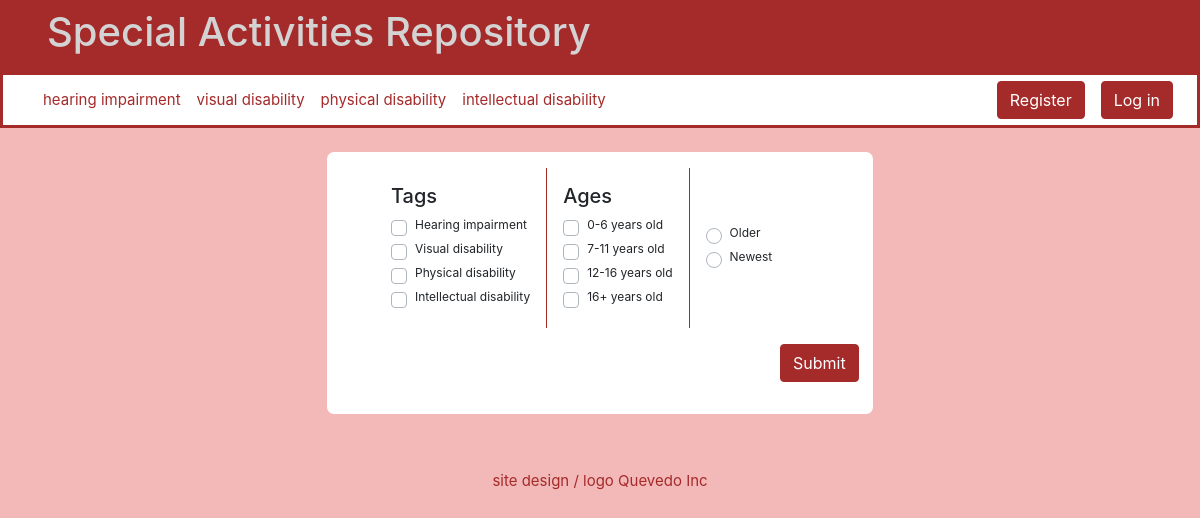
The app's page /, older data.
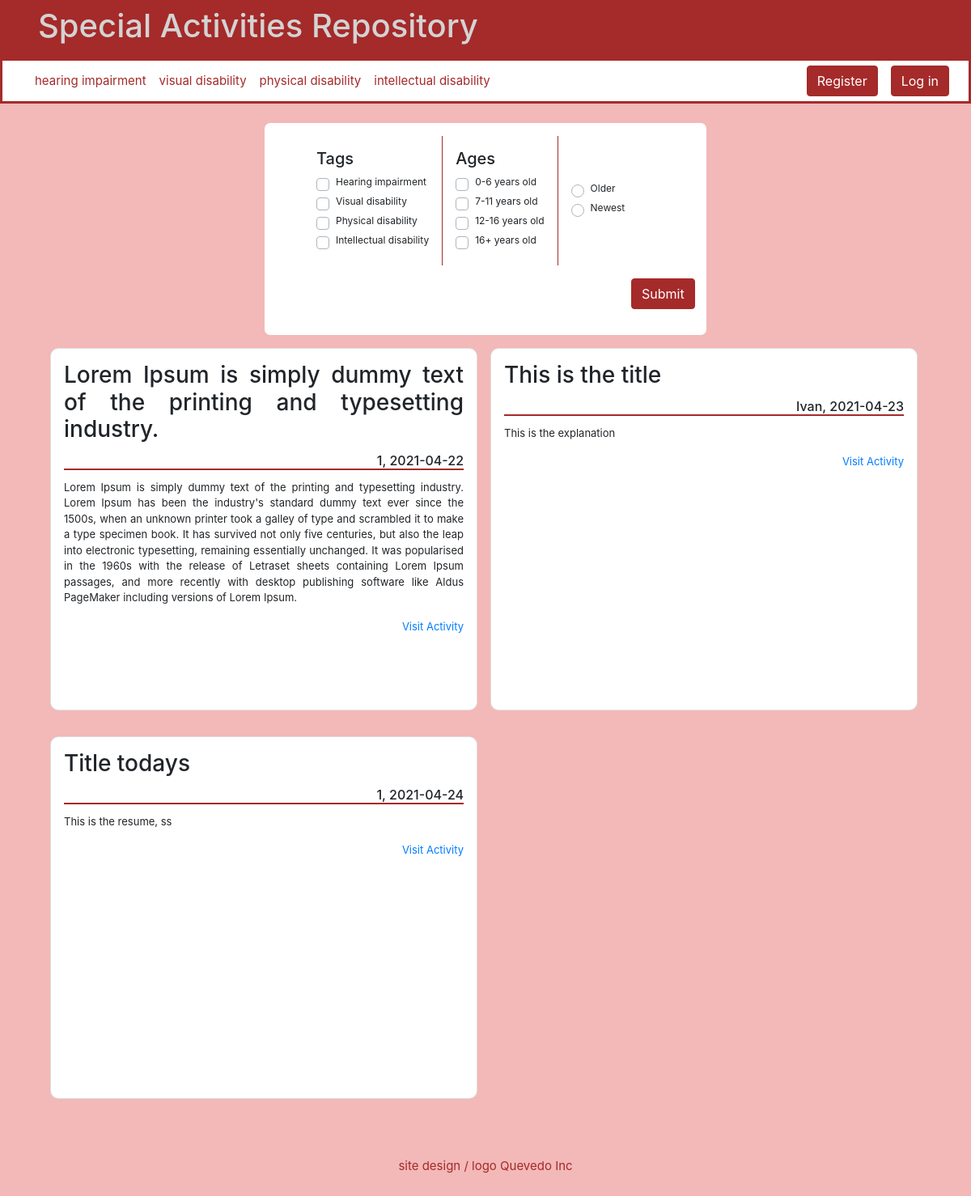
The same page, newer data.
### tables this page shows
CREATE TABLE activities (id INTEGER PRIMARY KEY AUTOINCREMENT, title TEXT NOT NULL, explanation TEXT UNIQUE, activity TEXT NOT NULL UNIQUE, day_published DATE DEFAULT (date('now', 'localtime')), user_id INTEGER REFERENCES users (id));

### app.py (the view)
@app.route("/")
def index():
    activities = db.execute("SELECT DISTINCT activities.*, users.username FROM activities INNER JOIN users ON activities.user_id = users.id")
    return render_template("index.html", activities=activities)

### templates/index.html (shortened to what this page needs)
{% extends "layout.html" %}
{% block main %}
    <div id="filter_div">
        <form action="/content" method="POST">
            <div id="tags">
                <h5>Tags</h5>
                <div class="custom-control custom-checkbox">
                    <label class="custom-control-label" for="customCheck">Hearing impairment</label>
                </div>
                <div class="custom-control custom-checkbox">
                    <label class="custom-control-label" for="customCheck1">Visual disability</label>
                </div>
                <div class="custom-control custom-checkbox">
                    <label class="custom-control-label" for="customCheck2">Physical disability</label>
                </div>
                <div class="custom-control custom-checkbox">
                    <label class="custom-control-label" for="customCheck3">Intellectual disability</label>
                </div>
            </div>
            <div id="ages">
                <h5>Ages</h5>
                <div class="custom-control custom-checkbox">
                    <label class="custom-control-label" for="customCheck4">0-6 years old</label>
                </div>
                <div class="custom-control custom-checkbox">
                    <label class="custom-control-label" for="customCheck5">7-11 years old</label>
                </div>
                <div class="custom-control custom-checkbox">
                    <label class="custom-control-label" for="customCheck6">12-16 years old</label>
                </div>
                <div class="custom-control custom-checkbox">
                    <label class="custom-control-label" for="customCheck7">16+ years old</label>
                </div>
            </div>
            <div id="time">
                <div class="custom-control custom-radio">
                    <label class="custom-control-label" for="customRadio8">Older</label>
                </div>
                <div class="custom-control custom-radio">
                    <label class="custom-control-label" for="customRadio9">Newest</label>
                </div>
            </div>
            <input id="btn_nav" class="nav-item btn" type="submit" value="Submit">
        </form>
    </div>
    {% for activity in activities %}
    <div class="content_card">
        <div class="card">
            <h3 class="card-title">{{ activity['title'] }}</h3>
            <h6 class="card-title">{{ activity['username'] }}, {{ activity['day_published'] }}</h6>
            <p class="card-text">{{ activity['explanation'] }}</p>
            <a href="/activity?q={{ activity['id'] }}" class="card-link">Visit Activity</a>
        </div>
    </div>
    {% endfor %}
{% endblock %}

### templates/layout.html (shortened to what this page needs)
<!DOCTYPE html>
<html lang="en">
<head>
    <link rel="stylesheet" href="https://cdn.jsdelivr.net/npm/bootstrap@4.5.3/dist/css/bootstrap.min.css">
    <link href="/static/styles.css" rel="stylesheet">
</head>
<body>
    <div id="title" class="jumbotron jumbotron-fluid">
        <div class="container">
            <h1><a href="/" style="text-decoration: none;">Special Activities Repository</a></h1>
        </div>
    </div>
    <nav class="navbar navbar-expand-sm bg-white navbar-dark">
        <ul class="navbar-nav" style="margin-left: 1rem;">
            <form class="navbar-nav" action="/content" method="GET">
                <li class="nav-item"><a class="nav-link" href="/content?q=hearing_impairment">hearing impairment</a></li>
                <li class="nav-item"><a class="nav-link" href="/content?q=visual_disability">visual disability</a></li>
                <li class="nav-item"><a class="nav-link" href="/content?q=physical_disability">physical disability</a></li>
                <li class="nav-item"><a class="nav-link" href="/content?q=intellectual_disability">intellectual disability</a></li>
            </form>
        </ul>
        {% if session.user_id %}
        <ul class="navbar-nav ml-auto">
            <button id="btn_nav" class="nav-item btn dropdown-toggle" data-toggle="dropdown">{{ session.username }}</button>
            <div id="dropdown_user" class="dropdown-menu dropdown-menu-right">
                <li class="nav-item"><a class="nav-link" href="/new_activity">New Activity</a></li>
                <li class="nav-item"><a class="nav-link" href="/my_activities">My activities</a></li>
                <li class="nav-item"><a class="nav-link" href="/log_out">Log out</a></li>
            </div>
        </ul>
        {% else %}
        <ul class="navbar-nav ml-auto">
            <li id="btn_nav" class="nav-item btn"><a href="/register">Register</a></li>
            <li id="btn_nav" class="nav-item btn"><a href="/login">Log in</a></li>
        </ul>
        {% endif %}
    </nav>
    <main class="container p-4">
        {% block main %} {% endblock %}
    </main>
    <div class="site-footer--container">
        <div class="site-footer--copyright fs-fine">
            <p class="mt-auto mb24">site design / logo Quevedo Inc</p>
        </div>
    </div>
</body>
</html>

### static/styles.css (style rules this page uses)
main { overflow-x: auto; text-align: center; }
main.container { overflow-x: auto; width: 100%; text-align: left; }
body { background-color: rgb(243, 184, 184); opacity: 10; font-size: 15px; }
div#title { padding: 0.5rem 2rem; margin-bottom: 0; background-color: brown; }
div#title a { color: lightgray; text-decoration: none; }
nav { position: sticky; top: 0; height: 3.5rem; width: 100%; border: 3px solid brown; }
.nav-link { text-align: center; }
.navbar-dark .navbar-nav .nav-link { color: brown; }
#btn_nav a { text-decoration: none; text-align: center; color: white; }
.site-footer--container { width: 100%; padding: 32px 12px 12px 12px; margin: 0 auto; text-align: center; color: brown; }
main .btn, main .btn:hover { width: 100%; height: auto; color: white; background-color: brown; border-color: brown; }
#btn_nav { text-align: center; margin: 1rem 0.5rem; padding: auto; height: auto; color: white; background-color: brown; border-color: brown; }
#filter_div { text-justify: newspaper; text-align: justify; font-size: 12px; margin: auto 25%; padding: 1rem 3rem; background-color: white; border-radius: 7px !important; }
#tags, #ages { float: left; padding: 1rem; border-right: 1px solid brown; }
#time { padding: 1rem; margin: 2.5rem auto; float: left; }
#filter_div #btn_nav { width: auto; margin-left: 90%; }
.card { background-color: white; float: left; margin: 1rem 0.5rem; padding: 1rem; width: 33rem; height: 28rem; font-size: small; text-align: justify; border-radius: 10px !important; }
.card h6 { text-align: right; border-bottom: 2px solid brown; }
.card-link { text-align: right; }
.card-text { overflow-x: auto; }

Row changes from the older to the newer data that the page shows:
added activities: title "Lorem Ipsum is simply dummy text of the printing and typesetting industry.", username "1", day_published "2021-04-22", explanation "Lorem Ipsum is simply dummy text of the printing and typesetting industry. Lorem Ipsum has been the industry's standard dummy text ever since the 1500s, when an unknown printer took a galley of type and scrambled it to make a type specimen book. It has survived not only five centuries, but also the leap into electronic typesetting, remaining essentially unchanged. It was popularised in the 1960s with the release of Letraset sheets containing Lorem Ipsum passages, and more recently with desktop publishing software like Aldus PageMaker including versions of Lorem Ipsum."
added activities: title "This is the title", username "Ivan", day_published "2021-04-23", explanation "This is the explanation"
added activities: title "Title todays", username "1", day_published "2021-04-24", explanation "This is the resume, ss"
